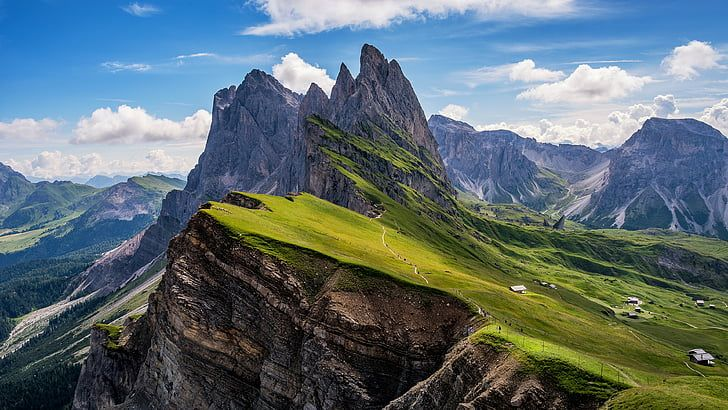
#> input picture Laboratorium 1/images/mountains.jpg, 728 x 410 px
$ python Zadanie1_5.py
#> lines starting #> are read from the running program, lines starting #| are printed output that depends on the picture
import cv2 as cv
import numpy as np
from matplotlib import pyplot as plt

plt.rcParams["figure.figsize"] = (12, 8)

# === KODER: Konwersja obrazu do YCbCr ===
image = cv.cvtColor(cv.imread("images/mountains.jpg"), cv.COLOR_BGR2RGB)
YCC = cv.cvtColor(image, cv.COLOR_RGB2YCrCb)
#> YCC: shape (410, 728, 3); mean of channels 0, 1, 2 105.7, 119.3, 133.4
Y, Cb, Cr = cv.split(YCC)
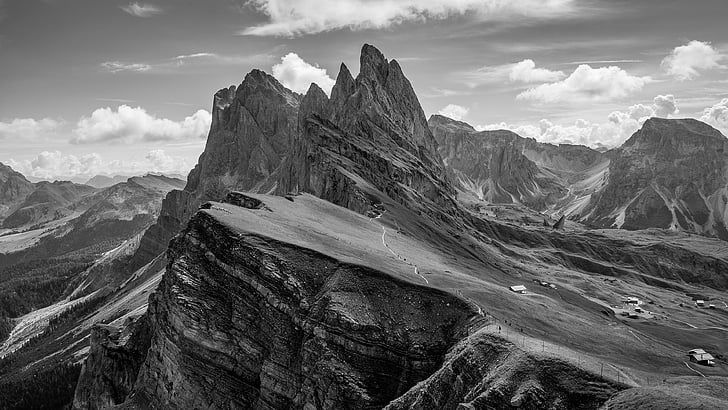
#> Y: shape (410, 728); min 0, max 255, mean 105.7
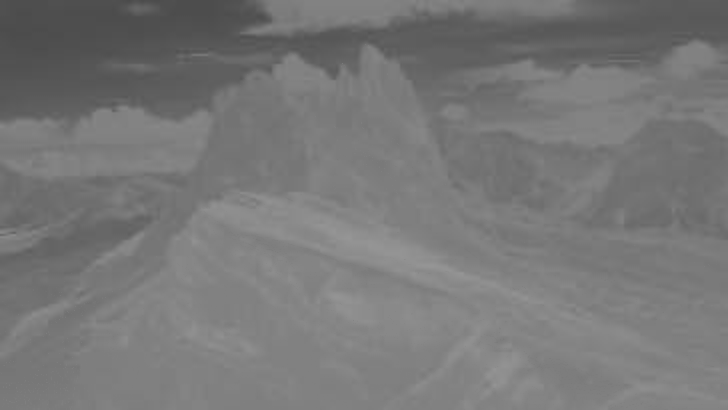
#> Cb: shape (410, 728); min 74, max 150, mean 119.3
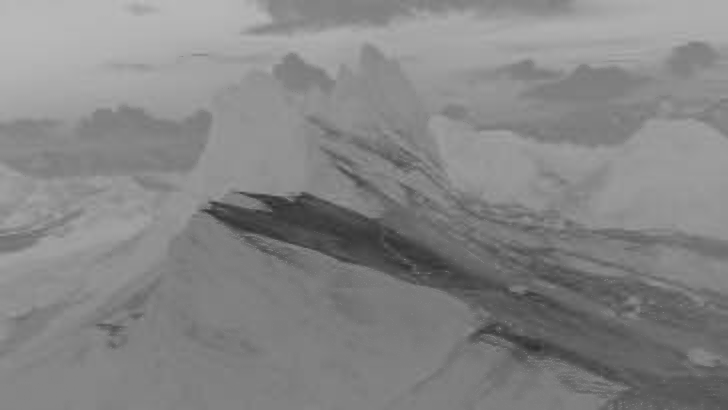
#> Cr: shape (410, 728); min 43, max 189, mean 133.4

# === Downsampling (zmniejszenie rozdzielczosci Cb i Cr w obu kierunkach 4:2:0) ===
Cb_down = cv.resize(Cb, (Cb.shape[1] // 2, Cb.shape[0] // 2), interpolation=cv.INTER_AREA)
Cr_down = cv.resize(Cr, (Cr.shape[1] // 2, Cr.shape[0] // 2), interpolation=cv.INTER_AREA)

# === DEKODER: Upsampling (przywrocenie do pierwotnego rozmiaru) ===
Cb_up = cv.resize(Cb_down, (Cb.shape[1], Cb.shape[0]), interpolation=cv.INTER_LINEAR)
Cr_up = cv.resize(Cr_down, (Cr.shape[1], Cr.shape[0]), interpolation=cv.INTER_LINEAR)

# === Skladanie obrazu po transmisji ===
YCC_transmitted = cv.merge([Y, Cb_up, Cr_up])
#> YCC_transmitted: shape (410, 728, 3); mean of channels 0, 1, 2 105.7, 119.4, 133.5
image_reconstructed = cv.cvtColor(YCC_transmitted, cv.COLOR_YCrCb2RGB)

# Obliczenie MSE (bledu sredniokwadratowego)
def mse(image1, image2):
    return np.mean((image1.astype(np.float32) - image2.astype(np.float32)) ** 2)

MSE_RGB = mse(image, image_reconstructed)
#> MSE_RGB = 1.08
MSE_Y = mse(Y, YCC_transmitted[:, :, 0])
#> MSE_Y = 0
MSE_Cb = mse(Cb, Cb_up)
#> MSE_Cb = 0.264
MSE_Cr = mse(Cr, Cr_up)
#> MSE_Cr = 1.26

# Wyswietlenie wyników MSE
print(f"Błąd MSE dla całego obrazu RGB: {MSE_RGB:.2f}")
#| Błąd MSE dla całego obrazu RGB: 1.08
print(f"Błąd MSE dla kanału Y: {MSE_Y:.2f}")
#| Błąd MSE dla kanału Y: 0.00
print(f"Błąd MSE dla kanału Cb: {MSE_Cb:.2f}")
#| Błąd MSE dla kanału Cb: 0.26
print(f"Błąd MSE dla kanału Cr: {MSE_Cr:.2f}")
#| Błąd MSE dla kanału Cr: 1.26

# === Tworzenie wykresow ===
fig, ax = plt.subplots(3, 3)

# Oryginalny obraz
ax[0, 0].imshow(image)
ax[0, 0].set_title("Oryginalny obraz")
ax[0, 0].axis("off")

# Skladowa Y
ax[2, 1].imshow(Y, cmap="gray")
ax[2, 1].set_title("Składowa Y")
ax[2, 1].axis("off")

# Skladowa Cb przed downsamplowaniem
ax[0, 2].imshow(Cb, cmap="gray")
ax[0, 2].set_title("Składowa Cb (oryginalna)")
ax[0, 2].axis("off")

# Skladowa Cr przed downsamplowaniem
ax[0, 1].imshow(Cr, cmap="gray")
ax[0, 1].set_title("Składowa Cr (oryginalna)")
ax[0, 1].axis("off")

# Skladowa Cb po downsamplingu i upsamplingu
ax[1, 2].imshow(Cb_up, cmap="gray")
ax[1, 2].set_title("Składowa Cb (po transmisji)")
ax[1, 2].axis("off")

# Skladowa Cr po downsamplingu i upsamplingu
ax[1, 1].imshow(Cr_up, cmap="gray")
ax[1, 1].set_title("Składowa Cr (po transmisji)")
ax[1, 1].axis("off")

# Obraz po konwersji odwrotnej
ax[1, 0].imshow(image_reconstructed)
ax[1, 0].set_title("Obraz po transmisji")
ax[1, 0].axis("off")

# Usuniecie pustych osi
ax[2, 0].axis("off")
ax[2, 2].axis("off")

plt.tight_layout() # Dopasowanie automatyczne obrazkow do rozmiaru ekranu
plt.show()
